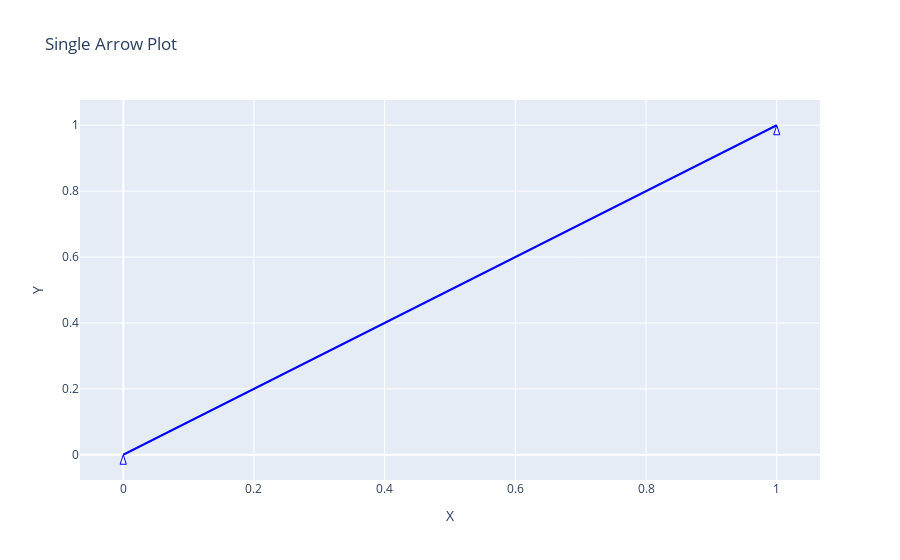

Source (notebook cell):
### Code cell
import plotly.graph_objects as go

# Define the starting point of the arrow
x_start = 0
y_start = 0

# Define the direction and length of the arrow
u = 1  # x-component of the arrow
v = 1  # y-component of the arrow

# Create a figure
fig = go.Figure()

# Add a single arrow to the figure
fig.add_trace(go.Scatter(x=[x_start, x_start + u],
                         y=[y_start, y_start + v],
                         mode='lines+markers',
                         line=dict(color='blue', width=2),
                         marker=dict(symbol='arrow-open', size=10),
                         name='Arrow'))

# Update layout
fig.update_layout(title='Single Arrow Plot',
                  xaxis=dict(title='X'),
                  yaxis=dict(title='Y'),
                  showlegend=False)

# Show plot
fig.show()

### Figure 1 — Plotly figure (JSON) as saved in the notebook; plotly's stock layout.template omitted (floating-point values rounded to 4 significant figures)
{"data": [{"line": {"color": "blue", "width": 2}, "marker": {"size": 10, "symbol": "arrow-open"}, "mode": "lines+markers", "name": "Arrow", "type": "scatter", "x": [0, 1], "y": [0, 1]}], "layout": {"showlegend": false, "title": {"text": "Single Arrow Plot"}, "xaxis": {"title": {"text": "X"}}, "yaxis": {"title": {"text": "Y"}}}}
